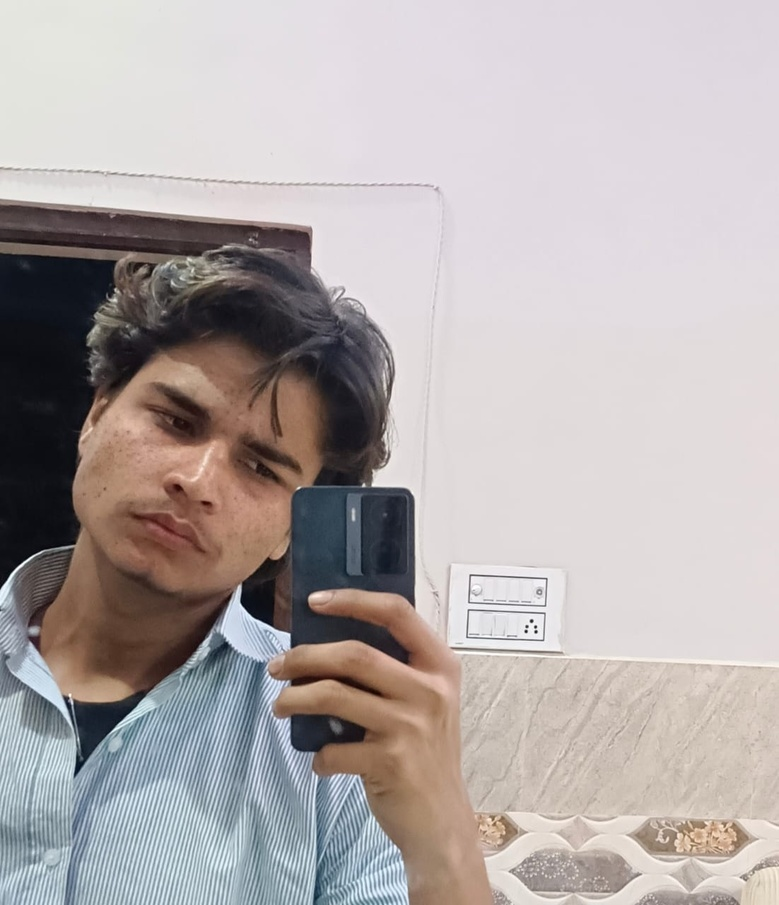
#> input picture Anime Character project using operncv/ashad_picture.jpg, 779 x 905 px, shrunk from 1102 x 1280 before the run, found by its file name
$ python Anime_project.py
#> lines starting #> are read from the running program, lines starting #| are printed output that depends on the picture; after the words box and inside, x2 and y2 are one past the last pixel; in counts of white or black regions, pixels touching at a corner belong together
import cv2
import numpy as np
import matplotlib.pyplot as plt

def read_file(filename):
    img = cv2.imread(filename)
#> img is the input picture: shape (905, 779, 3); mean B, G, R 170, 170.5, 178
    img = cv2.cvtColor(img, cv2.COLOR_BGR2RGB)
    plt.imshow(img)
    plt.title("Original image")
    #plt.axes("off")
    plt.show()
    return img

filename = "Anime Character project using operncv/ashad_picture.jpg"

img = read_file(filename)

#crea edge mask

def edge_mask(img, line_size, blur_value):
    """
    input: Gray Scale image
    output: Edges off image

    """
#> called with line_size = 5, blur_value = 7
    gray = cv2.cvtColor(img, cv2.COLOR_BGR2GRAY)
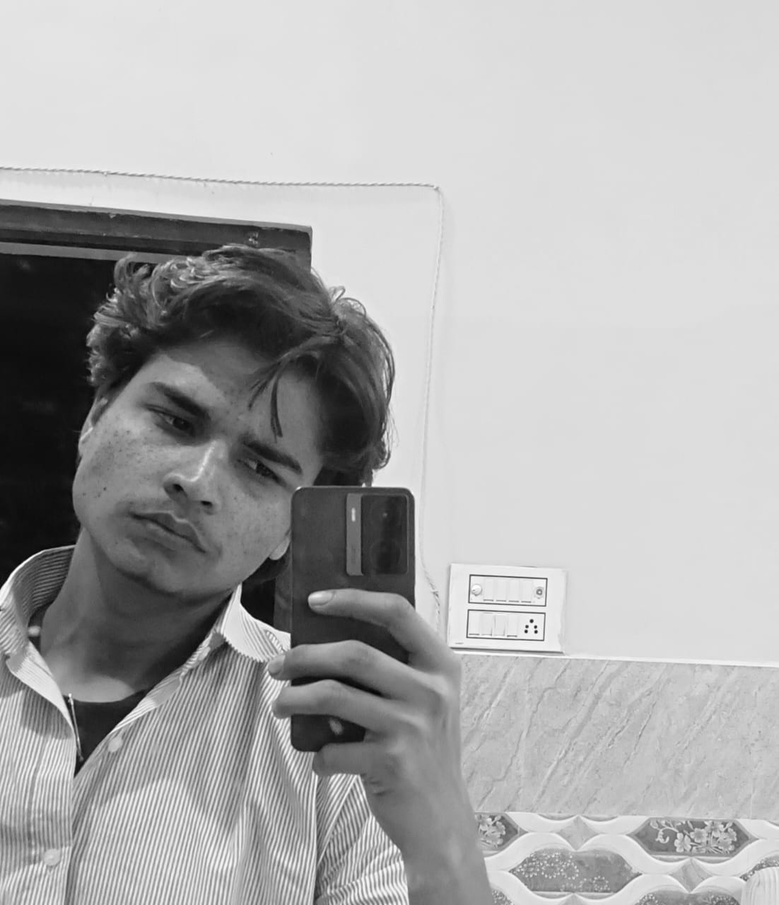
#> gray: shape (905, 779); min 2, max 255, mean 171.3
    gray_blur = cv2.medianBlur(gray, blur_value)

    edges = cv2.adaptiveThreshold(gray_blur,  255, cv2.ADAPTIVE_THRESH_MEAN_C, cv2.THRESH_BINARY, line_size, blur_value)
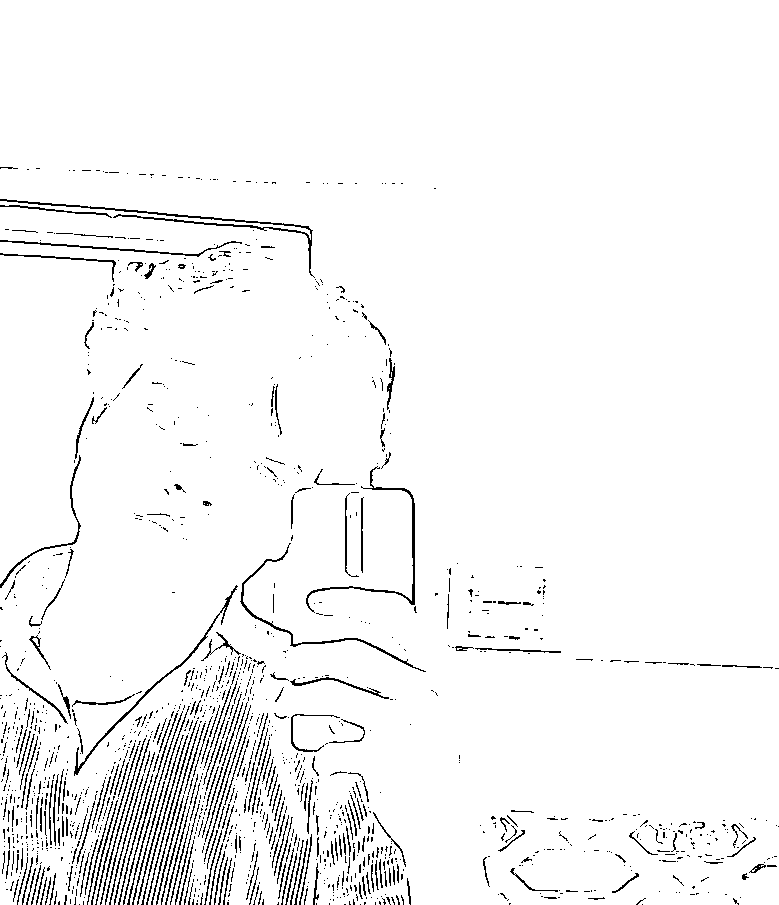
#> edges: shape (905, 779); 96.1% white; black in thin lines or dots, all inside (x1, y1, x2, y2) = (0, 167, 779, 905)

    return edges

line_size, blur_value = 5, 7
edges = edge_mask(img, line_size, blur_value)

plt.imshow(edges, cmap= "binary")
plt.title("After edge masking")
plt.axis('off')
plt.show()

#Reduce thw Color palette

def color_quantization(img , k):

    #Transform the image
#> called with k = 9
    data = np.float32(img).reshape((-1, 3))

    # Datemine Criteria
    criteria = (cv2.TERM_CRITERIA_EPS + cv2.TERM_CRITERIA_MAX_ITER, 20, 0.001)

    # Implreminting k-means
    ret, label, center = cv2.kmeans(data, k, None, criteria, 10, cv2.KMEANS_RANDOM_CENTERS)
#> ret = 180357345.9; center = [[117, 130.7, 141.4], [22.38, 21.63, 26.92], [178.4, 145.6, 125.8], [202.6, 194, 187.1], [141, 106.9, 87.79], [93.03, 75.37, 70.46], [225, 220.6, 223.3], [155.6, 169.4, 178.8], [56.31, 50.65, 53.67]]
    center = np.uint8(center)
#> center = [[116, 130, 141], [22, 21, 26], [178, 145, 125], [202, 194, 187], [140, 106, 87], [93, 75, 70], [224, 220, 223], [155, 169, 178], [56, 50, 53]]

    result = center[label.flatten()]
    result = result.reshape(img.shape)
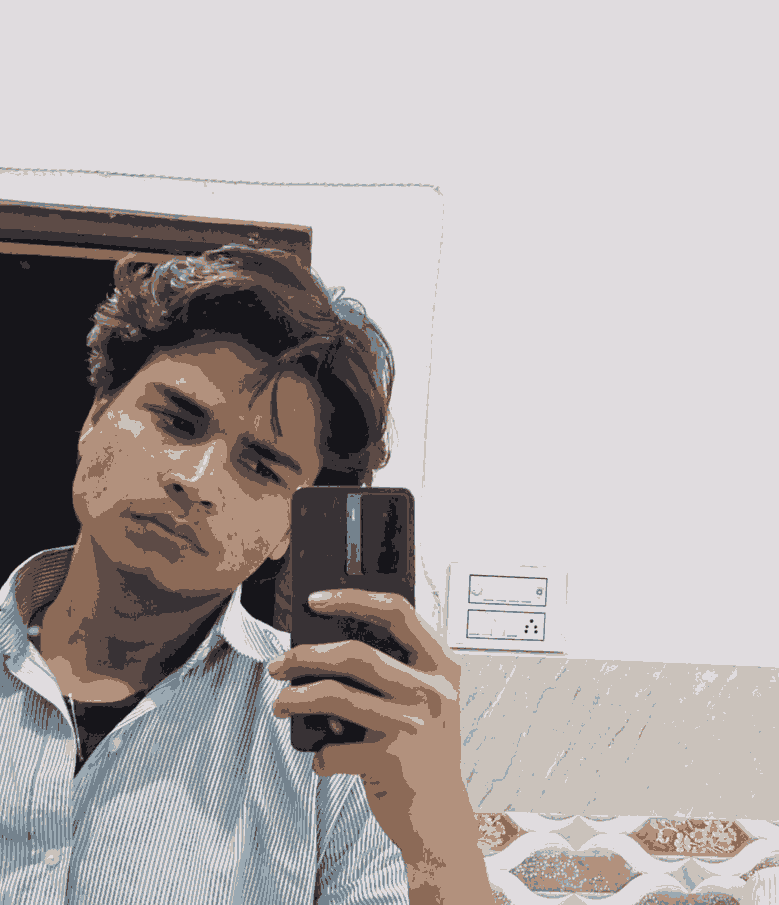
#> result: shape (905, 779, 3); mean R, G, B 177, 170, 169.6

    return result

img = color_quantization(img , k=9)

plt.imshow(img)
plt.title("After color quantization")
plt.show()

#Reduce the noisc
blurred = cv2.bilateralFilter(img , d= 3, sigmaColor= 200,sigmaSpace= 200)

plt.imshow(blurred)
plt.title("After clearing a blur")

plt.show()

#Combine Edge Mask with the quantize img

def cartoon():
    c = cv2.bitwise_and(blurred, blurred, mask=edges)
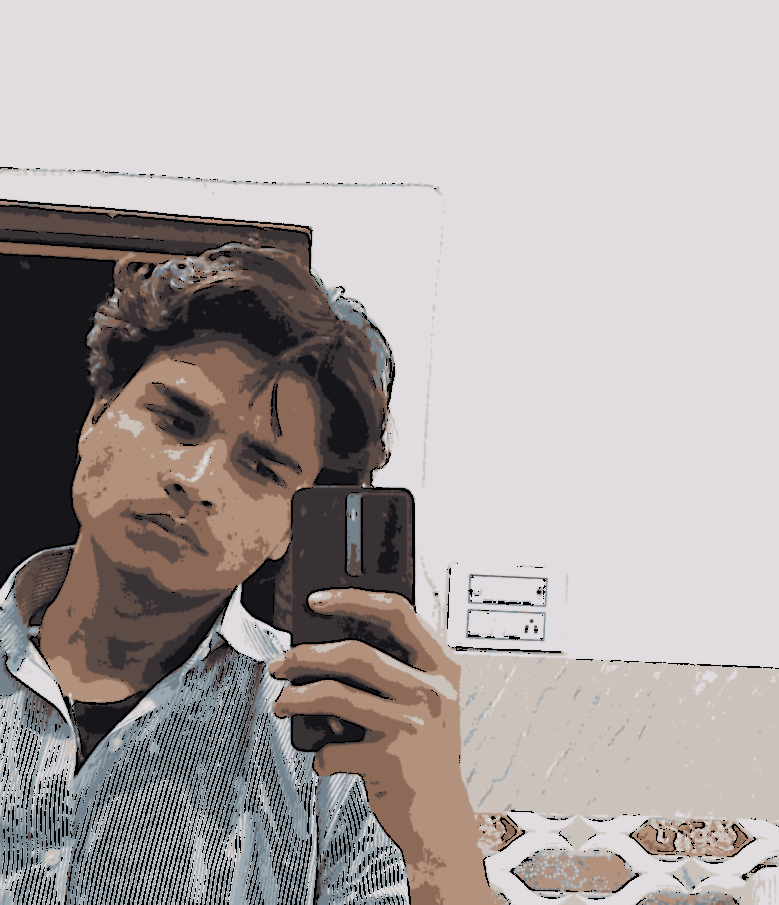
#> c: shape (905, 779, 3); mean R, G, B 171.2, 164.2, 163.8

    plt.imshow(c)
    plt.title("After merging a two pictures")
    plt.show()

cartoon()
